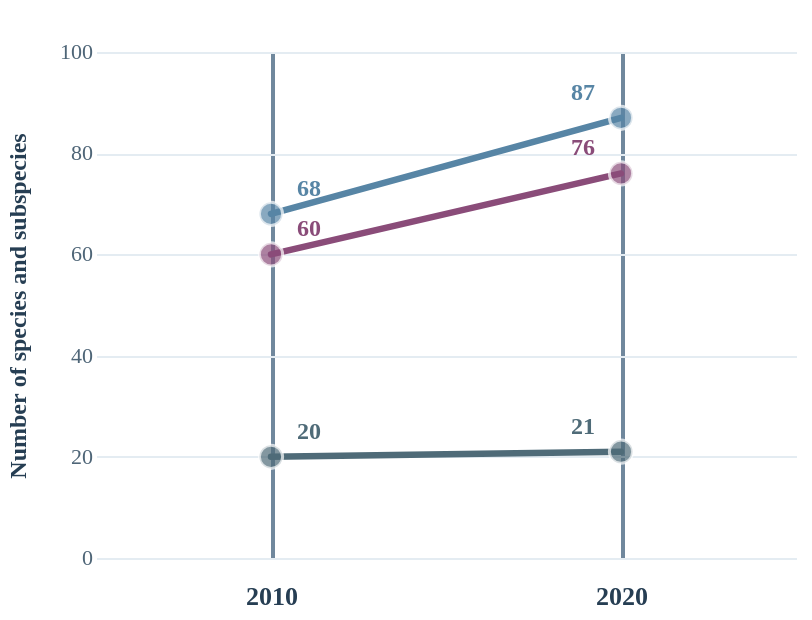

The specification (Vega-Lite) saved for this image:
### Vega-Lite specification from a JSON file in a GitHub repository (floating-point values rounded to 4 significant figures)
{"$schema": "https://vega.github.io/schema/vega-lite/v5.json", "description": "Chart 9. A two-year slope chart of threatened Australian bird species by assessment risk category. Based on 2010 and 2020 Action Plan comparisons; edition definitions can differ.", "background": "#FFFFFF", "width": 350, "height": 253, "padding": {"left": 2, "top": 20, "right": 8, "bottom": 5}, "data": {"values": [{"threat_category": "Vulnerable", "assessment_year": 2010, "taxa_count": 68}, {"threat_category": "Vulnerable", "assessment_year": 2020, "taxa_count": 87}, {"threat_category": "Endangered", "assessment_year": 2010, "taxa_count": 60}, {"threat_category": "Endangered", "assessment_year": 2020, "taxa_count": 76}, {"threat_category": "Critically Endangered", "assessment_year": 2010, "taxa_count": 20}, {"threat_category": "Critically Endangered", "assessment_year": 2020, "taxa_count": 21}]}, "encoding": {"x": {"field": "assessment_year", "type": "ordinal", "sort": [2010, 2020], "axis": {"title": null, "labelAngle": 0, "labelPadding": 13, "labelFontSize": 13, "labelColor": "#263E53", "labelFontWeight": 700, "domain": false, "grid": true, "tickSize": 0, "gridColor": "#70889D", "gridWidth": 2.0, "gridOpacity": 1}}, "y": {"field": "taxa_count", "type": "quantitative", "scale": {"domain": [0, 100], "zero": true}, "axis": {"title": "Number of species and subspecies", "values": [0, 20, 40, 60, 80, 100], "labelFontSize": 11, "labelColor": "#4E6577", "titleFontSize": 12, "titleColor": "#263E53", "titlePadding": 14, "domain": false, "tickSize": 0, "grid": true, "gridColor": "#E4ECF2", "gridWidth": 1}}, "color": {"field": "threat_category", "type": "nominal", "scale": {"domain": ["Vulnerable", "Endangered", "Critically Endangered"], "range": ["#5785A5", "#8A4C79", "#4F6B78"]}, "legend": null}, "detail": {"field": "threat_category", "type": "nominal"}, "tooltip": [{"field": "threat_category", "type": "nominal", "title": "Risk category"}, {"field": "assessment_year", "type": "ordinal", "title": "Assessment year"}, {"field": "taxa_count", "type": "quantitative", "format": ",d", "title": "Assessed species and subspecies"}]}, "layer": [{"mark": {"type": "line", "strokeWidth": 3.25, "strokeCap": "round"}, "encoding": {"order": {"field": "assessment_year", "type": "ordinal", "sort": "ascending"}}}, {"mark": {"type": "point", "filled": true, "size": 135, "stroke": "#FFFFFF", "strokeWidth": 1.5}}, {"transform": [{"filter": "datum.assessment_year == 2010"}], "mark": {"type": "text", "dx": 13, "dy": -13, "align": "left", "baseline": "middle", "font": "DM Sans", "fontSize": 12, "fontWeight": 700}, "encoding": {"text": {"field": "taxa_count", "type": "quantitative", "format": "d"}}}, {"transform": [{"filter": "datum.assessment_year == 2020"}], "mark": {"type": "text", "dx": -13, "dy": -13, "align": "right", "baseline": "middle", "font": "DM Sans", "fontSize": 12, "fontWeight": 700}, "encoding": {"text": {"field": "taxa_count", "type": "quantitative", "format": "d"}}}], "config": {"view": {"stroke": null}, "axis": {"labelFont": "DM Sans", "titleFont": "DM Sans"}, "text": {"font": "DM Sans"}, "legend": {"labelFont": "DM Sans"}}}
